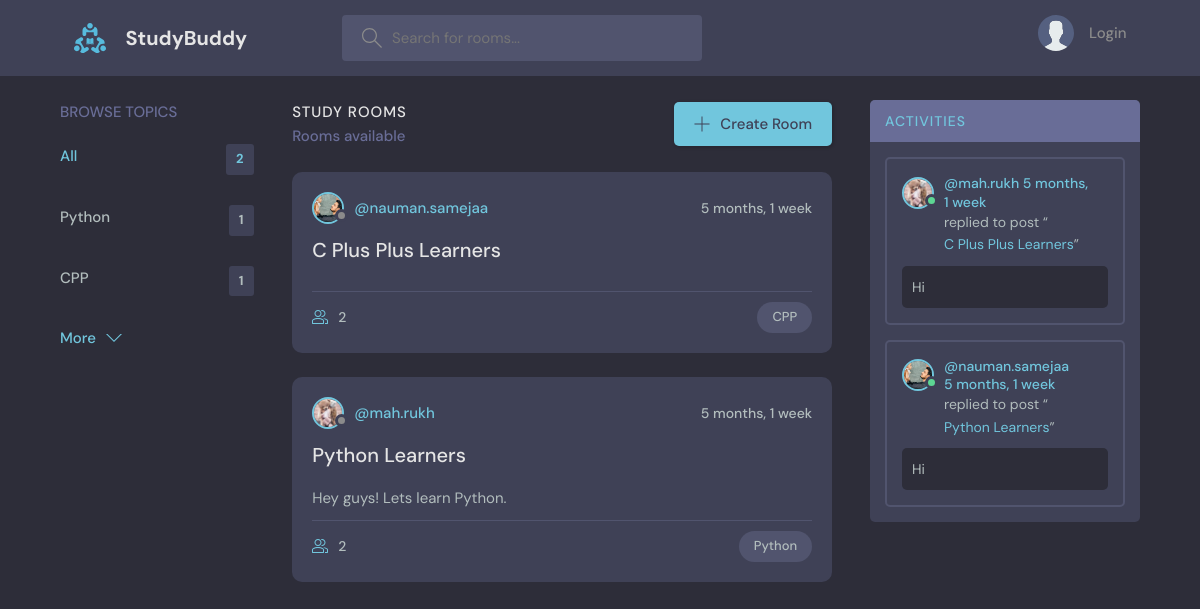
The page / on the database its author committed.
### base/models.py (models this page shows, shortened)
class Topic(models.Model):
    name = models.TextField(max_length=200)

class Room(models.Model):
    topic = models.ForeignKey(Topic, on_delete=models.SET_NULL, null=True)
    host = models.ForeignKey(User, on_delete=models.SET_NULL, null=True)
    name = models.CharField(max_length=200)
    participants = models.ManyToManyField(User, related_name="participants")
    description = models.TextField(null=True, blank=True)
    updated = models.DateTimeField(auto_now=True)
    created = models.DateTimeField(auto_now_add=True)
    class Meta:
        ordering = ["-created"]

class User(AbstractUser):
    username = models.CharField(max_length=200, null=True, unique=True)
    email = models.EmailField(unique=True, null=True)
    bio = models.TextField(null=True, blank=True)
    avatar = models.ImageField(null=True, default="avatar.svg")
    USERNAME_FIELD = 'email'
    REQUIRED_FIELDS = []
    objects = CustomUserManager()

class Message(models.Model):
    user = models.ForeignKey(User, on_delete=models.CASCADE)
    room = models.ForeignKey(Room, on_delete=models.CASCADE)
    body = models.TextField()
    updated = models.DateTimeField(auto_now=True)
    created = models.DateTimeField(auto_now_add=True)
    def __str__(self):
        return self.body[:50]

### base/views.py (the view)
# urls.py: path("", views.home, name="home"),
def home(request):
    q = request.GET.get("q")
    if not q:
        q = ""
    rooms = Room.objects.filter(Q(topic__name__icontains=q) | Q(name__icontains=q))
    topics = Topic.objects.all()[:5]
    recent_messages = Message.objects.filter(room__topic__name__icontains=q).order_by('-created')
    return render(request,"base/home.html",{'rooms': rooms, "topics":topics, "recent_messages":recent_messages})

### base/templates/base/home.html (shortened to what this page needs)
{% extends 'main.html' %}
{% block content %}
<main class="layout layout--3">
  <div class="container">
    {% include 'base/topics_component.html' %}
    <div class="roomList">
      <div class="roomList__header">
        <div>
          <h2>Study Rooms</h2>
          <p>{{room_count}} Rooms available</p>
        </div>
        <a class="btn btn--main" href="{% url 'create-room' %}">
          <svg version="1.1" xmlns="http://www.w3.org/2000/svg" width="32" height="32" viewBox="0 0 32 32">
            <title>add</title>
            <path
              d="M16.943 0.943h-1.885v14.115h-14.115v1.885h14.115v14.115h1.885v-14.115h14.115v-1.885h-14.115v-14.115z">
            </path>
          </svg>
          Create Room
        </a>
      </div>
      {% include 'base/feed_component.html' %}
    </div>
    {% include 'base/activity_component.html' %}
  </div>
</main>
{% endblock %}

### base/templates/base/topics_component.html
<div class="topics">
    <div class="topics__header">
      <h2>Browse Topics</h2>
    </div>
    <ul class="topics__list">
      <li>
        <a href="{% url 'home' %}" class="active">All <span>{{rooms.count}}</span></a>
      </li>
      {% for topic in topics %}
      <li>
        <a href="{% url 'home' %}?q={{topic.name}}">{{topic.name}} <span>{{topic.room_set.all.count}}</span></a>
      </li>
      {% endfor %}
    </ul>
    <a class="btn btn--link" href="{% url 'topics' %}">
      More
      <svg version="1.1" xmlns="http://www.w3.org/2000/svg" width="32" height="32" viewBox="0 0 32 32">
        <title>chevron-down</title>
        <path d="M16 21l-13-13h-3l16 16 16-16h-3l-13 13z"></path>
      </svg>
    </a>
  </div>

### base/templates/base/feed_component.html (shortened to what this page needs)
{% for room in rooms %}
    <div class="roomListRoom">
      <div class="roomListRoom__header">
          <a href="{% url 'user-profile' room.host.id %}" class="roomListRoom__author">
            <div class="avatar avatar--small">
            <img src="{{room.host.avatar.url}}" />
          </div>
          <span>@{{room.host.username}}</span>
        </a>
        <div class="roomListRoom__actions">
          <span>{{room.created|timesince}}</span>
        </div>
      </div>
      <div class="roomListRoom__content">
        <a href="{% url 'room' room.id %}">{{room.name}}</a>
        <p>
          {{room.description}}
        </p>
      </div>
      <div class="roomListRoom__meta">
        <a href="{% url 'room' room.id %}" class="roomListRoom__joined">
          {{room.participants.all.count}}
        </a>
        <p class="roomListRoom__topic">{{room.topic.name}}</p>
      </div>
    </div>
    {% endfor %}

### base/templates/base/activity_component.html (shortened to what this page needs)
<div class="activities">
    <div class="activities__header">
      <h2><a href="{% url 'activity' %}"> Activities</a></h2>
    </div>
    {% for message in recent_messages %}
    <div class="activities__box">
      <div class="activities__boxHeader roomListRoom__header">
        <a href="{% url 'user-profile' message.user.id %}" class="roomListRoom__author">
          <div class="avatar avatar--small active">
            <img src="{{message.user.avatar.url}}" />
          </div>
          <p>
            @{{message.user.username}}
            <spantgwea>{{message.created|timesince}}</spantgwea>
          </p>
        </a>
      </div>
      <div class="activities__boxContent">
        <p>replied to post “<a href="{% url 'room' message.room.id %}">{{message.room.name}}</a>”</p>
        <div class="activities__boxRoomContent">
          {{message}}
        </div>
      </div>
    </div>
    {% endfor %}
  </div>

### rows shown on the page
Topic: name "Python", room_set.all.count "1"
Topic: name "CPP", room_set.all.count "1"
Room: host.avatar (picture), host.username "nauman.samejaa", created "5 months, 1 week", name "C Plus Plus Learners", participants.all.count "2", topic.name "CPP"
Room: host.avatar (picture), host.username "mah.rukh", created "5 months, 1 week", name "Python Learners", description "Hey guys! Lets learn Python.", participants.all.count "2", topic.name "Python"
Message: user.avatar (picture), user.username "mah.rukh", created "5 months, 1 week", room.name "C Plus Plus Learners", body "Hi"
Message: user.avatar (picture), user.username "nauman.samejaa", created "5 months, 1 week", room.name "Python Learners", body "Hi"

### other values the page prints
{{ rooms.count }} "2"
